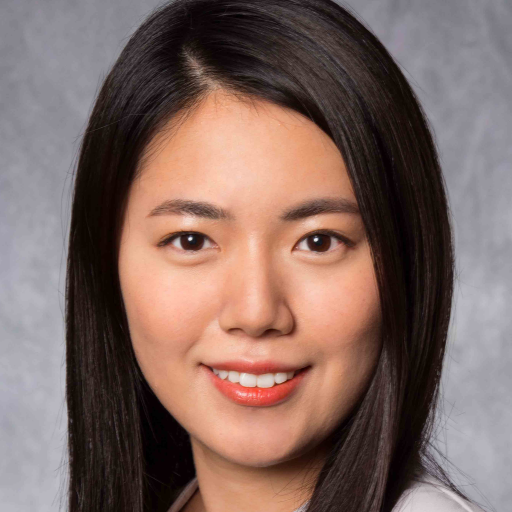
#> input picture img/hair.png, 1024 x 1024 px (shown at 1/2 size)
$ python main.py
#> lines starting #> are read from the running program, lines starting #| are printed output that depends on the picture
import cv2
import os

def crop_face(img_path, output_path):
    """
    얼굴을 중앙으로 1024x1024 크기로 자르는 함수

    Args:
        img_path (str): 입력 이미지 파일 경로
        output_path (str): 출력 이미지 파일 경로
    """
#> called with img_path = './img/hair.png'

    # 캐스케이드 파일 로드 (얼굴 검출 모델)
    face_cascade = cv2.CascadeClassifier('haarcascade_frontalface_alt.xml')

    # 이미지 읽기
    img = cv2.imread(img_path)
#> img is the input picture: shape (1024, 1024, 3); mean B, G, R 97.9, 104.4, 127.7

    # 그레이스케일 변환
    gray = cv2.cvtColor(img, cv2.COLOR_BGR2GRAY)
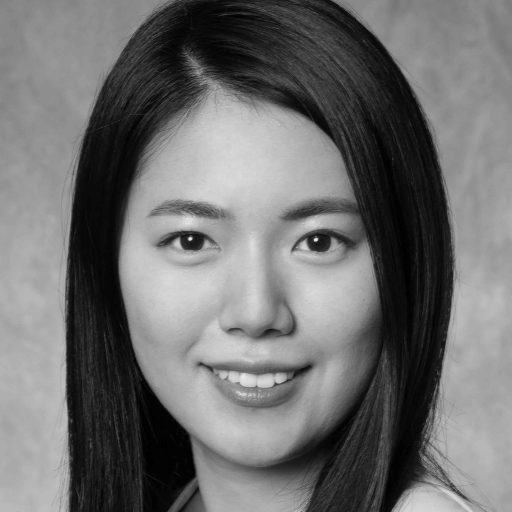
#> gray: shape (1024, 1024) (shown at 1/2 size); min 0, max 248, mean 110.5

    # 얼굴 검출
    faces = face_cascade.detectMultiScale(gray, 1.1, 4)
#> faces = [[181, 223, 645, 645]]

    # 검출된 얼굴이 없으면 함수 종료
    if len(faces) == 0:
        print("얼굴이 검출되지 않았습니다.")
        return

    # 첫 번째 검출된 얼굴 기준으로 크롭 (여러 얼굴이 검출될 경우 수정 필요)
    (x, y, w, h) = faces[0]
#> x = 181; y = 223; w = 645; h = 645

    # 얼굴 중심 좌표 계산
    center_x = x + w // 2
#> center_x = 503
    center_y = y + h // 2
#> center_y = 545

    # 크롭할 영역 설정 (1024x1024 크기, 이미지 경계 고려)
    crop_x = max(center_x - 512, 0)
#> crop_x = 0
    crop_y = max(center_y - 512, 0)
#> crop_y = 33
    crop_w = min(1024, img.shape[1] - crop_x)
#> crop_w = 1024
    crop_h = min(1024, img.shape[0] - crop_y)
#> crop_h = 991

    # 얼굴 영역 크롭
    cropped_face = img[crop_y:crop_y+crop_h, crop_x:crop_x+crop_w]
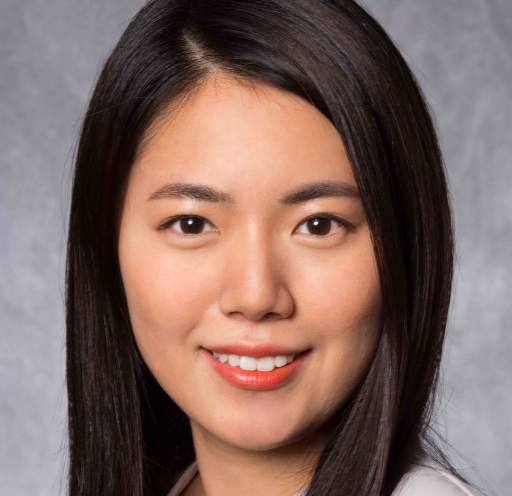
#> cropped_face: shape (991, 1024, 3) (shown at 1/2 size); mean B, G, R 97.8, 104.6, 128.6

    # 이미지 저장
    cv2.imwrite(output_path, cropped_face)
    print("이미지가 성공적으로 저장되었습니다.")


img_path = "./img/hair.png"
output_path = "./haircolor/Style-Your-Hair/ffhq_image/hair.png"
crop_face(img_path, output_path)

img_path = "./img/face.png"
output_path = "./haircolor/Style-Your-Hair/ffhq_image/face.png"
crop_face(img_path, output_path)
#> call 2 of crop_face, with img_path = './img/face.png'
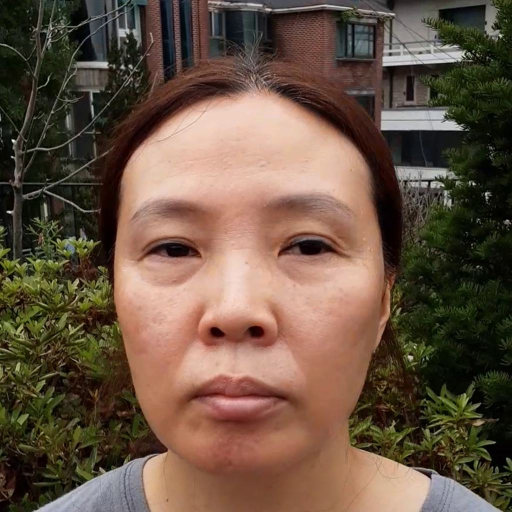
#> input picture img/face.png, 1024 x 1024 px (shown at 1/2 size)
#> in crop_face, img is the input picture: shape (1024, 1024, 3); mean B, G, R 67.3, 83.7, 104.8
#> in crop_face (call 2), `gray = cv2.cvtColor(img, cv2.COLOR_BGR2GRAY)`:
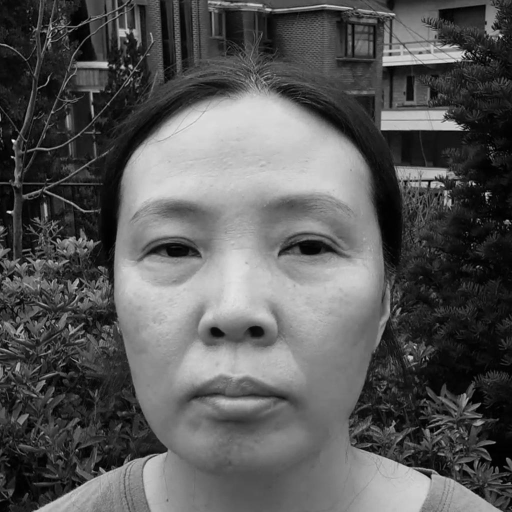
#> gray: shape (1024, 1024) (shown at 1/2 size); min 0, max 254, mean 88.1
#> in crop_face (call 2), `faces = face_cascade.detectMultiScale(gray, 1.1, 4)`: faces = [[132, 212, 696, 696]]
#> in crop_face (call 2), `(x, y, w, h) = faces[0]`: x = 132; y = 212; w = 696
#> in crop_face (call 2), `center_x = x + w // 2`: center_x = 480
#> in crop_face (call 2), `center_y = y + h // 2`: center_y = 560
#> in crop_face (call 2), `crop_y = max(center_y - 512, 0)`: crop_y = 48
#> in crop_face (call 2), `crop_h = min(1024, img.shape[0] - crop_y)`: crop_h = 976
#> in crop_face (call 2), `cropped_face = img[crop_y:crop_y+crop_h, crop_x:crop_x+crop_w]`:
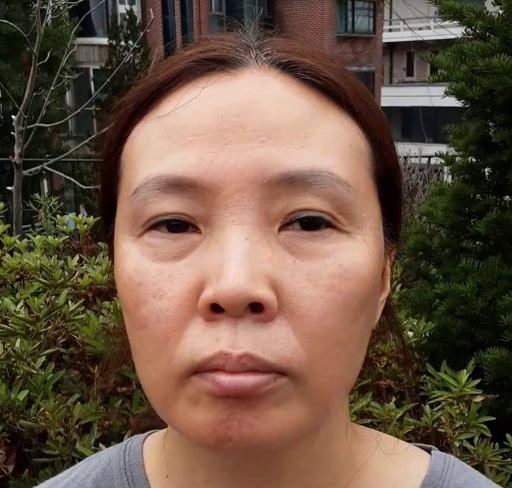
#> cropped_face: shape (976, 1024, 3) (shown at 1/2 size); mean B, G, R 67.8, 84.9, 106.9

os.system("python os.py")
